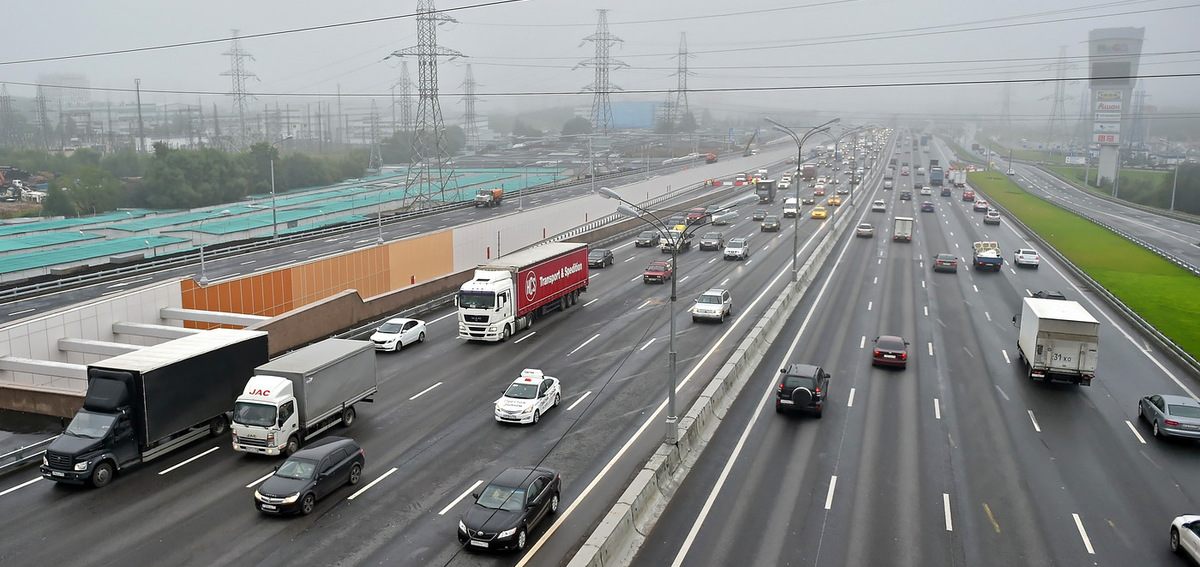
#> input picture data.jpg, 1200 x 567 px
$ python image_filter.py
#> lines starting #> are read from the running program, lines starting #| are printed output that depends on the picture
#> further down, img is the input picture: shape (567, 1200, 3); mean B, G, R 136.1, 137.5, 134.9
import cv2, time
import numpy as np
import threading


class ImageFilterThread():
	def __init__(self, list_img_pipeline):
		super(ImageFilterThread, self).__init__()
		self.tweak_thread = True
		self.list_img_pipeline = list_img_pipeline
		self.list_end_img = []

	def start_thread(self):
		list_img_filter = []
		count = 0
		for i in self.list_img_pipeline:
			list_img_filter.append(IMGFilter(i[0], i[1]))
			threading.Thread(target=list_img_filter[count].start).start()
			count += 1
		while True:
			time.sleep(0.01)
			list_end_tweak = []
			for i in list_img_filter:
				list_end_tweak.append(i.work)
			if True not in list_img_filter:
				break

		self.list_end_img = list_img_filter

class IMGFilter():

	def __init__(self, img, pipeline_dict):
		super(IMGFilter, self).__init__()
		self.work = True
		self.pipeline_dict = pipeline_dict
#> self.pipeline_dict = {'resize': [600, 283], 'brightness': 50, 'threshold': [127, 255, 0], 'inversion': True}
		self.img = img
		self.end_img = None

	def start(self):
		self.pipeline()

	def init_generator(func):
		def generator_wrap(*args, **kwargs):
			generator = func(*args, **kwargs)
			next(generator)
			return generator
		return generator_wrap

	def pipeline(self):
		img_cor = self.append_img()
		if 'inversion' in self.pipeline_dict:
			self.inversion = self.pipeline_dict['inversion']
#> self.inversion = True
			img_cor = self.color_inversion(img_cor)
		if 'threshold' in self.pipeline_dict:
			self.threshold_list = self.pipeline_dict['threshold']
#> self.threshold_list = [127, 255, 0]
			img_cor = self.threshold_func(img_cor)
		if 'brightness' in self.pipeline_dict:
			self.brightness = self.pipeline_dict['brightness']
#> self.brightness = 50
			img_cor = self.brightness_adjustment(img_cor)
		if 'resize' in self.pipeline_dict:
			self.resize = self.pipeline_dict['resize']
#> self.resize = [600, 283]
			img_cor = self.resize_img(img_cor)
		self.get_img(img_cor)

	def get_img(self, next_cor):
		next_cor.send(self.img)
		next_cor.close()

	@init_generator
	def resize_img(self, next_cor):
		try:
			while True:
				img = yield
				next_cor.send(cv2.resize(img, self.resize, interpolation = cv2.INTER_LINEAR))
		except GeneratorExit:
			next_cor.close()

	@init_generator
	def brightness_adjustment(self, next_cor):
		try:
			while True:
				img = yield
				hsv = cv2.cvtColor(img, cv2.COLOR_BGR2HSV)
				h, s, v = cv2.split(hsv)
				lim = 255 - self.brightness
				v[v > lim] = 255
				v[v <= lim] += self.brightness
				final_hsv = cv2.merge((h, s, v))
				next_cor.send(cv2.cvtColor(final_hsv, cv2.COLOR_HSV2BGR))
		except GeneratorExit:
			next_cor.close()

	@init_generator
	def threshold_func(self, next_cor):
		try:
			while True:
				t_l = self.threshold_list
				img = yield
				ret, img = cv2.threshold(img, t_l[0], t_l[1], t_l[2])
				next_cor.send(img)
		except GeneratorExit:
			next_cor.close()

	@init_generator
	def color_inversion(self, next_cor):
		try:
			while True:
				img = yield
				next_cor.send(cv2.bitwise_not(img))
		except GeneratorExit:
			next_cor.close()

	@init_generator
	def append_img(self):
		try:
			while True:
				img = yield
				self.end_img = img
		except GeneratorExit:
			#print('File processing is complete')
			self.work = False


if __name__ == "__main__":
	img = cv2.imread("data.jpg")
	img_filter = IMGFilter(img, {'resize':[600,283], 'brightness': 50, 'threshold':[127, 255, 0], 'inversion': True})
	img_filter.start()
	cv2.imwrite(f'./end_img/img.jpg',img_filter.end_img)
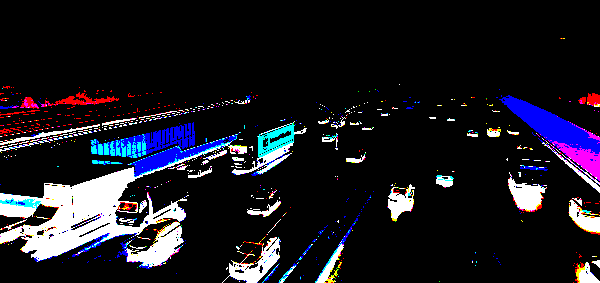
#> saved as img.jpg: shape (283, 600, 3); mean B, G, R 34.5, 25.9, 26.9

	list_img = []
	for i in range(1000):
		list_img.append([img, {'resize':[600,283], 'brightness': 50, 'threshold':[127, 255, 0], 'inversion': True}])
#> after the loop, list_img = 1000 items

	print('Performance testing (dataset 1000 images)')
	start_time = time.time()
	for i in list_img:
		img_filter = IMGFilter(i[0], i[1])
		img_filter.start()
	end_time = time.time()
	print(f'Without multithreading {round(end_time-start_time, 3)}s')
	start_time = time.time()
	th_img = ImageFilterThread(list_img)
	th_img.start_thread()
#> after the loop in start_thread, `for i in self.list_img_pipeline:`: count = 1000; list_img_filter = 1000 items
	end_time = time.time()
	print(f'With multithreading {round(end_time-start_time, 3)}s')
#| With multithreading 2.558s


	count = 0
	for i in th_img.list_end_img:
		cv2.imwrite(f'./end_img/img{count}.jpg', i.end_img)
		count += 1
#> after the loop, count = 1000
